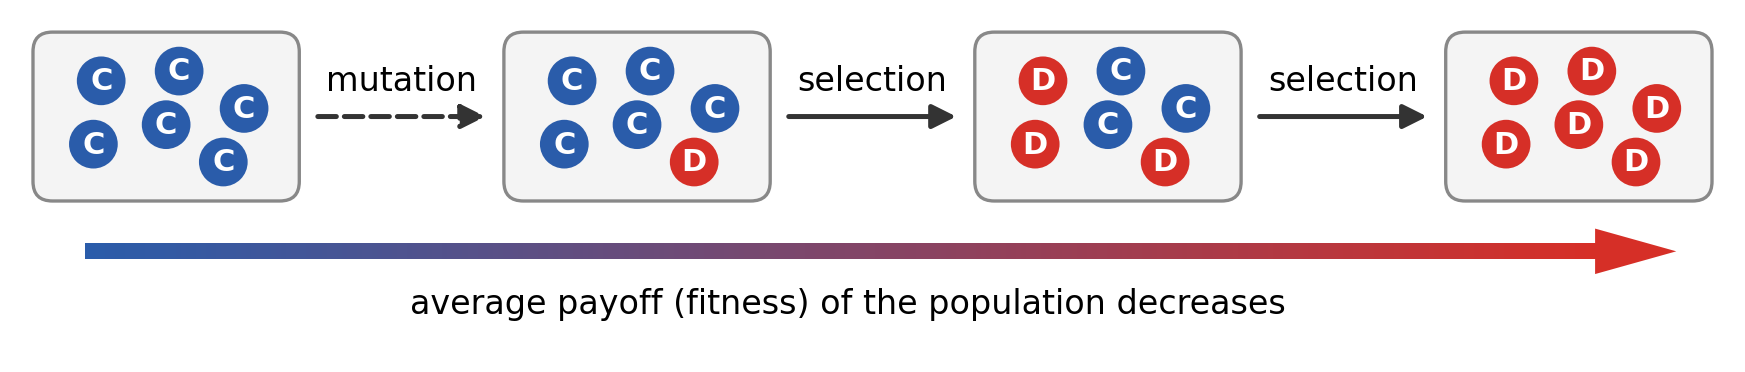

Recreate this plot in Python.
"""Schematic: in a well-mixed population, a defector mutant takes over.

Own drawing, inspired by Fig. 1 of Nowak, Science 314, 1560 (2006).
Output: defection-takeover.png
"""
import os
import numpy as np
import matplotlib
matplotlib.use("Agg")
import matplotlib.pyplot as plt
from matplotlib.patches import FancyBboxPatch, Circle, FancyArrowPatch

here = os.path.dirname(os.path.abspath(__file__))
BLUE, RED = "#2a5caa", "#d62f27"

# six positions inside a unit box
POS = [(0.25, 0.72), (0.55, 0.78), (0.80, 0.55), (0.22, 0.33), (0.50, 0.45), (0.72, 0.22)]
STATES = ["CCCCCC", "CCCCCD", "DCCDCD", "DDDDDD"]
LABELS = ["mutation", "selection", "selection"]

fig, ax = plt.subplots(figsize=(11, 3.2))
ax.set_xlim(-0.1, 10.4); ax.set_ylim(-0.95, 1.1); ax.set_aspect("equal"); ax.axis("off")

x0s = [0, 2.9, 5.8, 8.7]
for x0, s in zip(x0s, STATES):
    ax.add_patch(FancyBboxPatch((x0, 0), 1.6, 1.0, boxstyle="round,pad=0.02,rounding_size=0.12",
                                fc="#f4f4f4", ec="#888888", lw=1.2))
    for (px, py), ch in zip(POS, s):
        col = BLUE if ch == "C" else RED
        ax.add_patch(Circle((x0 + 1.6 * px, py), 0.15, fc=col, ec="none"))
        ax.text(x0 + 1.6 * px, py, ch, color="white", ha="center", va="center",
                fontsize=11, fontweight="bold")

for i, lab in enumerate(LABELS):
    xa, xb = x0s[i] + 1.7, x0s[i + 1] - 0.1
    ls = "--" if lab == "mutation" else "-"
    ax.add_patch(FancyArrowPatch((xa, 0.5), (xb, 0.5), arrowstyle="-|>", mutation_scale=18,
                                 lw=1.8, ls=ls, color="#333333"))
    ax.text((xa + xb) / 2, 0.62, lab, ha="center", va="bottom", fontsize=12)

# fitness arrow: color gradient from blue to red
from matplotlib.patches import Rectangle, Polygon
from matplotlib.colors import LinearSegmentedColormap
cm = LinearSegmentedColormap.from_list("br", [BLUE, RED])
xs = np.linspace(0.3, 9.6, 301)
for xa, xb, u in zip(xs[:-1], xs[1:], np.linspace(0, 1, 300)):
    ax.add_patch(Rectangle((xa, -0.38), xb - xa + 0.005, 0.10, fc=cm(u), ec="none"))
ax.add_patch(Polygon([(9.6, -0.47), (10.1, -0.33), (9.6, -0.19)], fc=RED, ec="none"))
ax.text(5.0, -0.55, "average payoff (fitness) of the population decreases",
        ha="center", va="top", fontsize=12)

fig.savefig(os.path.join(here, "defection-takeover.png"), dpi=200, bbox_inches="tight")
print("done")
